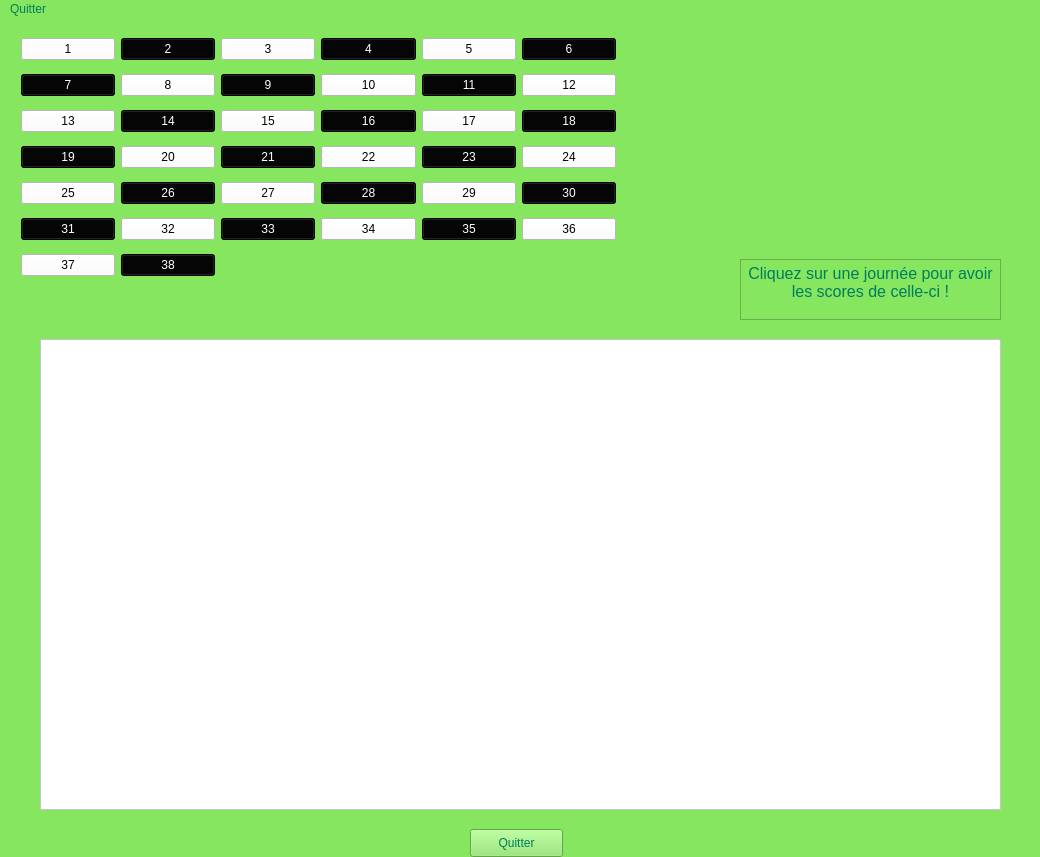
<?xml version="1.0" encoding="UTF-8"?>
<ui version="4.0">
 <class>La_Ligue_1_Uber_Eats</class>
 <widget class="QMainWindow" name="La_Ligue_1_Uber_Eats">
  <property name="geometry">
   <rect>
    <x>0</x>
    <y>0</y>
    <width>1040</width>
    <height>857</height>
   </rect>
  </property>
  <property name="windowTitle">
   <string>La_Ligue_1_Uber_Eats</string>
  </property>
  <property name="windowIcon">
   <iconset>
    <normaloff>mini-soccer-petit-ballon-de-foot.jpg</normaloff>mini-soccer-petit-ballon-de-foot.jpg</iconset>
  </property>
  <property name="styleSheet">
   <string notr="true">background-color: rgb(134, 230, 96);
font: 75 12pt &quot;Times New Roman&quot;;
color: rgb(0, 125, 92);
border-color: rgb(0, 0, 0);</string>
  </property>
  <widget class="QWidget" name="centralwidget">
   <widget class="QTextEdit" name="resultats">
    <property name="geometry">
     <rect>
      <x>40</x>
      <y>320</y>
      <width>961</width>
      <height>471</height>
     </rect>
    </property>
    <property name="styleSheet">
     <string notr="true">background-color: rgb(255, 255, 255);</string>
    </property>
    <property name="tabStopWidth">
     <number>45</number>
    </property>
   </widget>
   <widget class="QTextEdit" name="instructions">
    <property name="geometry">
     <rect>
      <x>740</x>
      <y>240</y>
      <width>261</width>
      <height>61</height>
     </rect>
    </property>
    <property name="html">
     <string>&lt;!DOCTYPE HTML PUBLIC &quot;-//W3C//DTD HTML 4.0//EN&quot; &quot;http://www.w3.org/TR/REC-html40/strict.dtd&quot;&gt;
&lt;html&gt;&lt;head&gt;&lt;meta name=&quot;qrichtext&quot; content=&quot;1&quot; /&gt;&lt;style type=&quot;text/css&quot;&gt;
p, li { white-space: pre-wrap; }
&lt;/style&gt;&lt;/head&gt;&lt;body style=&quot; font-family:'Times New Roman'; font-size:12pt; font-weight:72; font-style:normal;&quot;&gt;
&lt;p align=&quot;center&quot; style=&quot; margin-top:0px; margin-bottom:0px; margin-left:0px; margin-right:0px; -qt-block-indent:0; text-indent:0px;&quot;&gt;Cliquez sur une journée pour avoir les scores de celle-ci !&lt;/p&gt;&lt;/body&gt;&lt;/html&gt;</string>
    </property>
   </widget>
   <widget class="QPushButton" name="quitter">
    <property name="geometry">
     <rect>
      <x>470</x>
      <y>810</y>
      <width>93</width>
      <height>28</height>
     </rect>
    </property>
    <property name="text">
     <string>Quitter</string>
    </property>
   </widget>
   <widget class="QWidget" name="">
    <property name="geometry">
     <rect>
      <x>21</x>
      <y>11</y>
      <width>595</width>
      <height>261</height>
     </rect>
    </property>
    <layout class="QGridLayout" name="calendrier">
     <property name="sizeConstraint">
      <enum>QLayout::SetMinimumSize</enum>
     </property>
     <item row="0" column="0">
      <widget class="QPushButton" name="jour1">
       <property name="styleSheet">
        <string notr="true">background-color: rgb(216, 216, 216);
font: 75 12pt &quot;Times New Roman&quot;;
color: rgb(0, 0, 0);
background-color: rgb(255, 255, 255);</string>
       </property>
       <property name="text">
        <string>1</string>
       </property>
      </widget>
     </item>
     <item row="0" column="1">
      <widget class="QPushButton" name="jour2">
       <property name="styleSheet">
        <string notr="true">font: 75 12pt &quot;Times New Roman&quot;;
background-color: rgb(4, 4, 4);
color: rgb(255, 255, 255);</string>
       </property>
       <property name="text">
        <string>2</string>
       </property>
      </widget>
     </item>
     <item row="0" column="2">
      <widget class="QPushButton" name="jour3">
       <property name="styleSheet">
        <string notr="true">background-color: rgb(216, 216, 216);
font: 75 12pt &quot;Times New Roman&quot;;
color: rgb(0, 0, 0);
background-color: rgb(255, 255, 255);</string>
       </property>
       <property name="text">
        <string>3</string>
       </property>
      </widget>
     </item>
     <item row="0" column="3">
      <widget class="QPushButton" name="jour4">
       <property name="styleSheet">
        <string notr="true">font: 75 12pt &quot;Times New Roman&quot;;
background-color: rgb(4, 4, 4);
color: rgb(255, 255, 255);</string>
       </property>
       <property name="text">
        <string>4</string>
       </property>
      </widget>
     </item>
     <item row="0" column="4">
      <widget class="QPushButton" name="jour5">
       <property name="styleSheet">
        <string notr="true">background-color: rgb(216, 216, 216);
font: 75 12pt &quot;Times New Roman&quot;;
color: rgb(0, 0, 0);
background-color: rgb(255, 255, 255);</string>
       </property>
       <property name="text">
        <string>5</string>
       </property>
      </widget>
     </item>
     <item row="0" column="5">
      <widget class="QPushButton" name="jour6">
       <property name="styleSheet">
        <string notr="true">font: 75 12pt &quot;Times New Roman&quot;;
background-color: rgb(4, 4, 4);
color: rgb(255, 255, 255);</string>
       </property>
       <property name="text">
        <string>6</string>
       </property>
      </widget>
     </item>
     <item row="1" column="0">
      <widget class="QPushButton" name="jour7">
       <property name="styleSheet">
        <string notr="true">font: 75 12pt &quot;Times New Roman&quot;;
background-color: rgb(4, 4, 4);
color: rgb(255, 255, 255);</string>
       </property>
       <property name="text">
        <string>7</string>
       </property>
      </widget>
     </item>
     <item row="1" column="1">
      <widget class="QPushButton" name="jour8">
       <property name="styleSheet">
        <string notr="true">background-color: rgb(216, 216, 216);
font: 75 12pt &quot;Times New Roman&quot;;
color: rgb(0, 0, 0);
background-color: rgb(255, 255, 255);</string>
       </property>
       <property name="text">
        <string>8</string>
       </property>
      </widget>
     </item>
     <item row="1" column="2">
      <widget class="QPushButton" name="jour9">
       <property name="styleSheet">
        <string notr="true">font: 75 12pt &quot;Times New Roman&quot;;
background-color: rgb(4, 4, 4);
color: rgb(255, 255, 255);</string>
       </property>
       <property name="text">
        <string>9</string>
       </property>
      </widget>
     </item>
     <item row="1" column="3">
      <widget class="QPushButton" name="jour10">
       <property name="styleSheet">
        <string notr="true">background-color: rgb(216, 216, 216);
font: 75 12pt &quot;Times New Roman&quot;;
color: rgb(0, 0, 0);
background-color: rgb(255, 255, 255);</string>
       </property>
       <property name="text">
        <string>10</string>
       </property>
      </widget>
     </item>
     <item row="1" column="4">
      <widget class="QPushButton" name="jour11">
       <property name="styleSheet">
        <string notr="true">font: 75 12pt &quot;Times New Roman&quot;;
background-color: rgb(4, 4, 4);
color: rgb(255, 255, 255);</string>
       </property>
       <property name="text">
        <string>11</string>
       </property>
      </widget>
     </item>
     <item row="1" column="5">
      <widget class="QPushButton" name="jour12">
       <property name="styleSheet">
        <string notr="true">background-color: rgb(216, 216, 216);
font: 75 12pt &quot;Times New Roman&quot;;
color: rgb(0, 0, 0);
background-color: rgb(255, 255, 255);</string>
       </property>
       <property name="text">
        <string>12</string>
       </property>
      </widget>
     </item>
     <item row="2" column="0">
      <widget class="QPushButton" name="jour13">
       <property name="styleSheet">
        <string notr="true">background-color: rgb(216, 216, 216);
font: 75 12pt &quot;Times New Roman&quot;;
color: rgb(0, 0, 0);
background-color: rgb(255, 255, 255);</string>
       </property>
       <property name="text">
        <string>13</string>
       </property>
      </widget>
     </item>
     <item row="2" column="1">
      <widget class="QPushButton" name="jour14">
       <property name="styleSheet">
        <string notr="true">font: 75 12pt &quot;Times New Roman&quot;;
background-color: rgb(4, 4, 4);
color: rgb(255, 255, 255);</string>
       </property>
       <property name="text">
        <string>14</string>
       </property>
      </widget>
     </item>
     <item row="2" column="2">
      <widget class="QPushButton" name="jour15">
       <property name="styleSheet">
        <string notr="true">background-color: rgb(216, 216, 216);
font: 75 12pt &quot;Times New Roman&quot;;
color: rgb(0, 0, 0);
background-color: rgb(255, 255, 255);</string>
       </property>
       <property name="text">
        <string>15</string>
       </property>
      </widget>
     </item>
     <item row="2" column="3">
      <widget class="QPushButton" name="jour16">
       <property name="styleSheet">
        <string notr="true">font: 75 12pt &quot;Times New Roman&quot;;
background-color: rgb(4, 4, 4);
color: rgb(255, 255, 255);</string>
       </property>
       <property name="text">
        <string>16</string>
       </property>
      </widget>
     </item>
     <item row="2" column="4">
      <widget class="QPushButton" name="jour17">
       <property name="styleSheet">
        <string notr="true">background-color: rgb(216, 216, 216);
font: 75 12pt &quot;Times New Roman&quot;;
color: rgb(0, 0, 0);
background-color: rgb(255, 255, 255);</string>
       </property>
       <property name="text">
        <string>17</string>
       </property>
      </widget>
     </item>
     <item row="2" column="5">
      <widget class="QPushButton" name="jour18">
       <property name="styleSheet">
        <string notr="true">font: 75 12pt &quot;Times New Roman&quot;;
background-color: rgb(4, 4, 4);
color: rgb(255, 255, 255);</string>
       </property>
       <property name="text">
        <string>18</string>
       </property>
      </widget>
     </item>
     <item row="3" column="0">
      <widget class="QPushButton" name="jour19">
       <property name="styleSheet">
        <string notr="true">font: 75 12pt &quot;Times New Roman&quot;;
background-color: rgb(4, 4, 4);
color: rgb(255, 255, 255);</string>
       </property>
       <property name="text">
        <string>19</string>
       </property>
      </widget>
     </item>
     <item row="3" column="1">
      <widget class="QPushButton" name="jour20">
       <property name="styleSheet">
        <string notr="true">background-color: rgb(216, 216, 216);
font: 75 12pt &quot;Times New Roman&quot;;
color: rgb(0, 0, 0);
background-color: rgb(255, 255, 255);</string>
       </property>
       <property name="text">
        <string>20</string>
       </property>
      </widget>
     </item>
     <item row="3" column="2">
      <widget class="QPushButton" name="jour21">
       <property name="styleSheet">
        <string notr="true">font: 75 12pt &quot;Times New Roman&quot;;
background-color: rgb(4, 4, 4);
color: rgb(255, 255, 255);</string>
       </property>
       <property name="text">
        <string>21</string>
       </property>
      </widget>
     </item>
     <item row="3" column="3">
      <widget class="QPushButton" name="jour22">
       <property name="styleSheet">
        <string notr="true">background-color: rgb(216, 216, 216);
font: 75 12pt &quot;Times New Roman&quot;;
color: rgb(0, 0, 0);
background-color: rgb(255, 255, 255);</string>
       </property>
       <property name="text">
        <string>22</string>
       </property>
      </widget>
     </item>
     <item row="3" column="4">
      <widget class="QPushButton" name="jour23">
       <property name="styleSheet">
        <string notr="true">font: 75 12pt &quot;Times New Roman&quot;;
background-color: rgb(4, 4, 4);
color: rgb(255, 255, 255);</string>
       </property>
       <property name="text">
        <string>23</string>
       </property>
      </widget>
     </item>
     <item row="3" column="5">
      <widget class="QPushButton" name="jour24">
       <property name="styleSheet">
        <string notr="true">background-color: rgb(216, 216, 216);
font: 75 12pt &quot;Times New Roman&quot;;
color: rgb(0, 0, 0);
background-color: rgb(255, 255, 255);</string>
       </property>
       <property name="text">
        <string>24</string>
       </property>
      </widget>
     </item>
     <item row="4" column="0">
      <widget class="QPushButton" name="jour25">
       <property name="styleSheet">
        <string notr="true">background-color: rgb(216, 216, 216);
font: 75 12pt &quot;Times New Roman&quot;;
color: rgb(0, 0, 0);
background-color: rgb(255, 255, 255);</string>
       </property>
       <property name="text">
        <string>25</string>
       </property>
      </widget>
     </item>
     <item row="4" column="1">
      <widget class="QPushButton" name="jour26">
       <property name="styleSheet">
        <string notr="true">font: 75 12pt &quot;Times New Roman&quot;;
background-color: rgb(4, 4, 4);
color: rgb(255, 255, 255);</string>
       </property>
       <property name="text">
        <string>26</string>
       </property>
      </widget>
     </item>
     <item row="4" column="2">
      <widget class="QPushButton" name="jour27">
       <property name="styleSheet">
        <string notr="true">background-color: rgb(216, 216, 216);
font: 75 12pt &quot;Times New Roman&quot;;
color: rgb(0, 0, 0);
background-color: rgb(255, 255, 255);</string>
       </property>
       <property name="text">
        <string>27</string>
       </property>
      </widget>
     </item>
     <item row="4" column="3">
      <widget class="QPushButton" name="jour28">
       <property name="styleSheet">
        <string notr="true">font: 75 12pt &quot;Times New Roman&quot;;
background-color: rgb(4, 4, 4);
color: rgb(255, 255, 255);</string>
       </property>
       <property name="text">
        <string>28</string>
       </property>
      </widget>
     </item>
     <item row="4" column="4">
      <widget class="QPushButton" name="jour29">
       <property name="styleSheet">
        <string notr="true">background-color: rgb(216, 216, 216);
font: 75 12pt &quot;Times New Roman&quot;;
color: rgb(0, 0, 0);
background-color: rgb(255, 255, 255);</string>
       </property>
       <property name="text">
        <string>29</string>
       </property>
      </widget>
     </item>
     <item row="4" column="5">
      <widget class="QPushButton" name="jour30">
       <property name="styleSheet">
        <string notr="true">font: 75 12pt &quot;Times New Roman&quot;;
background-color: rgb(4, 4, 4);
color: rgb(255, 255, 255);</string>
       </property>
       <property name="text">
        <string>30</string>
       </property>
      </widget>
     </item>
     <item row="5" column="0">
      <widget class="QPushButton" name="jour31">
       <property name="styleSheet">
        <string notr="true">font: 75 12pt &quot;Times New Roman&quot;;
background-color: rgb(4, 4, 4);
color: rgb(255, 255, 255);</string>
       </property>
       <property name="text">
        <string>31</string>
       </property>
      </widget>
     </item>
     <item row="5" column="1">
      <widget class="QPushButton" name="jour32">
       <property name="styleSheet">
        <string notr="true">background-color: rgb(216, 216, 216);
font: 75 12pt &quot;Times New Roman&quot;;
color: rgb(0, 0, 0);
background-color: rgb(255, 255, 255);</string>
       </property>
       <property name="text">
        <string>32</string>
       </property>
      </widget>
     </item>
     <item row="5" column="2">
      <widget class="QPushButton" name="jour33">
       <property name="styleSheet">
        <string notr="true">font: 75 12pt &quot;Times New Roman&quot;;
background-color: rgb(4, 4, 4);
color: rgb(255, 255, 255);</string>
       </property>
       <property name="text">
        <string>33</string>
       </property>
      </widget>
     </item>
     <item row="5" column="3">
      <widget class="QPushButton" name="jour34">
       <property name="styleSheet">
        <string notr="true">background-color: rgb(216, 216, 216);
font: 75 12pt &quot;Times New Roman&quot;;
color: rgb(0, 0, 0);
background-color: rgb(255, 255, 255);</string>
       </property>
       <property name="text">
        <string>34</string>
       </property>
      </widget>
     </item>
     <item row="5" column="4">
      <widget class="QPushButton" name="jour35">
       <property name="styleSheet">
        <string notr="true">font: 75 12pt &quot;Times New Roman&quot;;
background-color: rgb(4, 4, 4);
color: rgb(255, 255, 255);</string>
       </property>
       <property name="text">
        <string>35</string>
       </property>
      </widget>
     </item>
     <item row="5" column="5">
      <widget class="QPushButton" name="jour36">
       <property name="styleSheet">
        <string notr="true">background-color: rgb(216, 216, 216);
font: 75 12pt &quot;Times New Roman&quot;;
color: rgb(0, 0, 0);
background-color: rgb(255, 255, 255);</string>
       </property>
       <property name="text">
        <string>36</string>
       </property>
      </widget>
     </item>
     <item row="6" column="0">
      <widget class="QPushButton" name="jour37">
       <property name="styleSheet">
        <string notr="true">background-color: rgb(216, 216, 216);
font: 75 12pt &quot;Times New Roman&quot;;
color: rgb(0, 0, 0);
background-color: rgb(255, 255, 255);</string>
       </property>
       <property name="text">
        <string>37</string>
       </property>
      </widget>
     </item>
     <item row="6" column="1">
      <widget class="QPushButton" name="jour38">
       <property name="styleSheet">
        <string notr="true">font: 75 12pt &quot;Times New Roman&quot;;
background-color: rgb(4, 4, 4);
color: rgb(255, 255, 255);</string>
       </property>
       <property name="text">
        <string>38</string>
       </property>
      </widget>
     </item>
    </layout>
   </widget>
  </widget>
  <widget class="QMenuBar" name="menuBar">
   <property name="geometry">
    <rect>
     <x>0</x>
     <y>0</y>
     <width>1040</width>
     <height>28</height>
    </rect>
   </property>
   <widget class="QMenu" name="quitter_2">
    <property name="title">
     <string>Quitter</string>
    </property>
   </widget>
   <addaction name="quitter_2"/>
  </widget>
 </widget>
 <resources/>
 <connections>
  <connection>
   <sender>jour1</sender>
   <signal>clicked()</signal>
   <receiver>resultats</receiver>
   <slot>show()</slot>
   <hints>
    <hint type="sourcelabel">
     <x>47</x>
     <y>55</y>
    </hint>
    <hint type="destinationlabel">
     <x>520</x>
     <y>583</y>
    </hint>
   </hints>
  </connection>
  <connection>
   <sender>quitter</sender>
   <signal>clicked()</signal>
   <receiver>La_Ligue_1_Uber_Eats</receiver>
   <slot>close()</slot>
   <hints>
    <hint type="sourcelabel">
     <x>516</x>
     <y>823</y>
    </hint>
    <hint type="destinationlabel">
     <x>519</x>
     <y>428</y>
    </hint>
   </hints>
  </connection>
  <connection>
   <sender>jour10</sender>
   <signal>clicked()</signal>
   <receiver>La_Ligue_1_Uber_Eats</receiver>
   <slot>update()</slot>
   <hints>
    <hint type="sourcelabel">
     <x>368</x>
     <y>65</y>
    </hint>
    <hint type="destinationlabel">
     <x>519</x>
     <y>428</y>
    </hint>
   </hints>
  </connection>
 </connections>
</ui>
